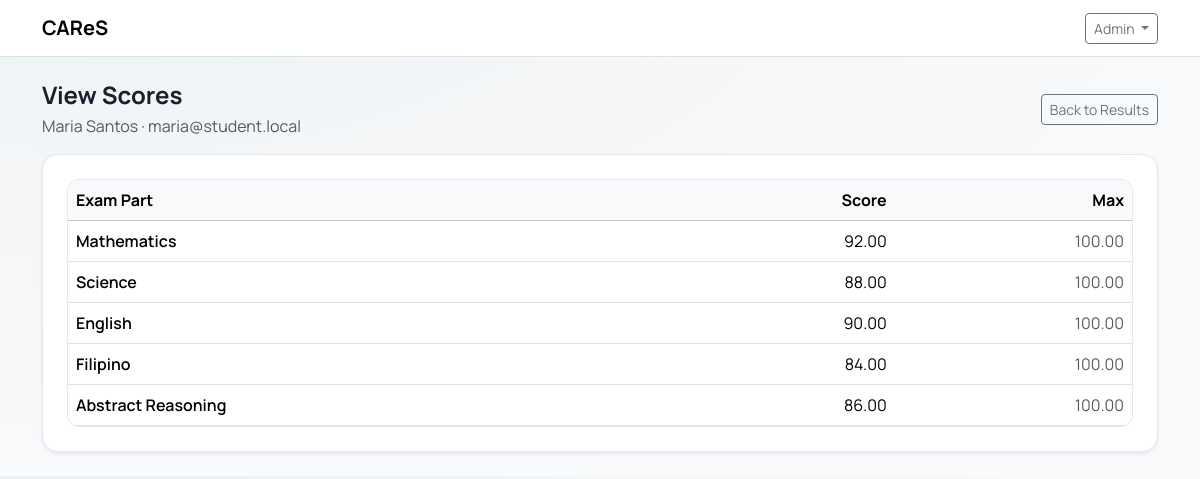
The page /administrator/scores/view?id=2 (signed in) on the database its author committed.
### tables this page shows
CREATE TABLE students (
    id INT UNSIGNED AUTO_INCREMENT PRIMARY KEY,
    id_number VARCHAR(50) NULL,
    name VARCHAR(150) NOT NULL,
    email VARCHAR(150) NOT NULL UNIQUE,
    status ENUM('pending', 'admitted', 'rejected', 'waitlisted') NOT NULL DEFAULT 'pending',
    is_deleted TINYINT(1) NOT NULL DEFAULT 0,
    created_by INT UNSIGNED NULL,
    updated_by INT UNSIGNED NULL,
    created_at TIMESTAMP NOT NULL DEFAULT CURRENT_TIMESTAMP,
    updated_at TIMESTAMP NULL DEFAULT NULL ON UPDATE CURRENT_TIMESTAMP,
    deleted_at DATETIME NULL,
    UNIQUE KEY uk_students_id_number (id_number),
    CHECK (status <> 'admitted' OR id_number IS NOT NULL),
    INDEX idx_students_status (status),
    INDEX idx_students_deleted (is_deleted)
);

CREATE TABLE exam_parts (
    id INT UNSIGNED AUTO_INCREMENT PRIMARY KEY,
    name VARCHAR(100) NOT NULL,
    max_score DECIMAL(6,2) NOT NULL DEFAULT 100.00,
    is_deleted TINYINT(1) NOT NULL DEFAULT 0,
    created_at TIMESTAMP NOT NULL DEFAULT CURRENT_TIMESTAMP,
    updated_at TIMESTAMP NULL DEFAULT NULL ON UPDATE CURRENT_TIMESTAMP,
    deleted_at DATETIME NULL,
    UNIQUE KEY uk_exam_parts_name (name),
    INDEX idx_exam_parts_deleted (is_deleted)
);

### core/View.php (called while the page is built, shortened)
<?php
final class View
{
    public static function render(string $viewPath, array $data = []): void
    {
        require __DIR__ . '/../app/Views/layouts/main.php';
    }
}

### app/Controllers/AdminController.php (called while the page is built, shortened)
<?php
final class AdminController
{
    public static function viewScores(): void
    {
        $id = (int)($_GET['id'] ?? 0);
        $st = Database::pdo()->prepare("SELECT id, id_number, name, email, status FROM students WHERE id = :id AND is_deleted = 0 LIMIT 1");
        $st->execute([':id' => $id]);
        $student = $st->fetch();
        $parts = WeightsService::getExamParts();
        $scoresMap = ScoresService::getStudentScoresMap($id);
        View::render('admin/view_scores', [
            'title' => 'View Scores',
            'student' => $student,
            'parts' => $parts,
            'scoresMap' => $scoresMap,
        ]);
    }
}

### core/Router.php (called while the page is built, shortened)
<?php
final class Router
{
    private array $routes = ['GET' => [], 'POST' => []];
    public function get(string $path, callable $handler): void
    {
        $this->routes['GET'][$path] = $handler;
    }
    public function post(string $path, callable $handler): void
    {
        $this->routes['POST'][$path] = $handler;
    }
    public function dispatch(string $method, string $path): void
    {
        $handler = $this->routes[$method][$path] ?? null;
        $handler();
    }
}

### public/index.php (called while the page is built, shortened)
<?php
$router = new Router();
$uri = parse_url($_SERVER['REQUEST_URI'] ?? '/', PHP_URL_PATH) ?: '/';
$path = str_starts_with($uri, BASE_PATH) ? substr($uri, strlen(BASE_PATH)) : $uri;
$path = $path === '' ? '/' : $path;
$method = $_SERVER['REQUEST_METHOD'] ?? 'GET';
$router->get('/', fn() => redirect('/login'));
$router->get('/login', [AuthController::class, 'showLogin']);
$router->post('/login', [AuthController::class, 'login']);
$router->get('/logout', [AuthController::class, 'logout']);
$router->get('/register', [AuthController::class, 'showRegister']);
$router->post('/register', [AuthController::class, 'register']);
$router->get('/verify-email', [AuthController::class, 'showVerifyEmail']);
$router->post('/verify-email', [AuthController::class, 'verifyEmail']);
$router->post('/verify-email/resend', [AuthController::class, 'resendVerifyEmail']);
$router->get('/force-password-change', [AuthController::class, 'showForcePasswordChange']);
$router->post('/force-password-change', [AuthController::class, 'forcePasswordChange']);
$router->get('/forgot-password', [AuthController::class, 'showForgotPassword']);
$router->post('/forgot-password', [AuthController::class, 'forgotPassword']);
$router->get('/reset-password', [AuthController::class, 'showResetPassword']);
$router->post('/reset-password', [AuthController::class, 'resetPassword']);
$router->get('/admin', fn() => redirect('/administrator'));
$router->get('/guidance', fn() => redirect('/admission'));
$router->get('/administrator', [AdminController::class, 'dashboard']);
$router->get('/administrator/accounts', function () {
    RoleMiddleware::requireRole('administrator');
    AccountsController::index();
});
$router->get('/administrator/accounts/create', function () {
    RoleMiddleware::requireRole('administrator');
    AccountsController::create();
});
$router->post('/administrator/accounts/create', function () {
    RoleMiddleware::requireRole('administrator');
    AccountsController::store();
});
$router->get('/administrator/accounts/edit', function () {
    RoleMiddleware::requireRole('administrator');
    AccountsController::edit();
});
$router->post('/administrator/accounts/edit', function () {
    RoleMiddleware::requireRole('administrator');
    AccountsController::update();
});
$router->post('/administrator/accounts/toggle', function () {
    RoleMiddleware::requireRole('administrator');
    AccountsController::toggleActive();
});
$router->post('/administrator/accounts/reset-password', function () {
    RoleMiddleware::requireRole('administrator');
    AccountsController::resetPassword();
});
$router->post('/administrator/accounts/verify', function () {
    RoleMiddleware::requireRole('administrator');
    AccountsController::verify();
});
$router->post('/administrator/accounts/reject', function () {
    RoleMiddleware::requireRole('administrator');
    AccountsController::reject();
});
$router->get('/administrator/matrix', [AdminController::class, 'matrix']);
$router->post('/administrator/matrix', [AdminController::class, 'saveMatrix']);
$router->get('/administrator/scores', [AdminController::class, 'scores']);
$router->get('/administrator/scores/view', [AdminController::class, 'viewScores']);
$router->get('/administrator/results', [AdminController::class, 'results']);
$router->get('/administrator/logs', [AdminController::class, 'logs']);
$router->get('/administrator/reports', [AdminController::class, 'reports']);
$router->get('/administrator/profile', [AdminController::class, 'profile']);
$router->post('/administrator/profile', [AdminController::class, 'updateProfile']);
$router->post('/administrator/profile/password', [AdminController::class, 'updatePassword']);
$router->get('/administrator/students', function () {
    RoleMiddleware::requireRole('administrator');
    AccountsController::students();
});
$router->get('/administrator/students/create', function () {
    RoleMiddleware::requireRole('administrator');
    AccountsController::createStudent();
});
$router->post('/administrator/students/create', function () {
    RoleMiddleware::requireRole('administrator');
    AccountsController::storeStudent();
});
$router->get('/administrator/students/edit', function () {
    RoleMiddleware::requireRole('administrator');
    AccountsController::editStudent();
});
$router->post('/administrator/students/edit', function () {
    RoleMiddleware::requireRole('administrator');
    AccountsController::updateStudent();
});
$router->get('/admission', [AdmissionController::class, 'dashboard']);
$router->get('/admission/encode', [AdmissionController::class, 'encode']);
$router->get('/admission/encode/edit', [AdmissionController::class, 'editScores']);
$router->post('/admission/encode/edit', [AdmissionController::class, 'saveScores']);
$router->get('/admission/results', [AdmissionController::class, 'results']);
$router->get('/admission/storage', [AdmissionController::class, 'storage']);
$router->get('/admission/storage/edit', [AdmissionController::class, 'editStoredScores']);
$router->get('/admission/students', [AdmissionController::class, 'students']);
$router->get('/admission/students/edit', [AdmissionController::class, 'editStudent']);
$router->post('/admission/students/edit', [AdmissionController::class, 'updateStudent']);
$router->dispatch($method, $path);

### core/Database.php (called while the page is built, shortened)
<?php
final class Database
{
    private static ?PDO $pdo = null;
    public static function pdo(): PDO
    {
        if (self::$pdo instanceof PDO) {
            return self::$pdo;
        }
        $dsn = sprintf(
            'mysql:host=%s;dbname=%s;charset=%s',
            DB_HOST,
            DB_NAME,
            DB_CHARSET
        );
        $options = [
            PDO::ATTR_ERRMODE            => PDO::ERRMODE_EXCEPTION,
            PDO::ATTR_DEFAULT_FETCH_MODE => PDO::FETCH_ASSOC,
            PDO::ATTR_EMULATE_PREPARES   => false,
        ];
        try {
            self::$pdo = new PDO($dsn, DB_USER, DB_PASS, $options);
            self::$pdo->exec("SET time_zone = '+08:00'");
            return self::$pdo;
        } catch (PDOException $e) {
            if (APP_DEBUG) {
                exit('DB Error: ' . e($e->getMessage()));
            }
            exit('Database connection failed.');
        }
    }
}

### core/Helpers.php (called while the page is built, shortened)
<?php
function e(string $value): string
{
    return htmlspecialchars($value, ENT_QUOTES, 'UTF-8');
}

### app/Services/WeightsService.php (called while the page is built, shortened)
<?php
final class WeightsService
{
    public static function getExamParts(): array
    {
        $sql = "SELECT id, name, max_score
                FROM exam_parts
                WHERE is_deleted = 0
                ORDER BY id ASC";
        return Database::pdo()->query($sql)->fetchAll();
    }
}

### app/Views/admin/view_scores.php (the view, shortened to what this page needs)
<div class="d-flex flex-wrap align-items-center justify-content-between gap-2 mb-3">
  <div>
    <h4 class="fw-bold mb-1">View Scores</h4>
    <p class="text-muted mb-0"><?= e($student['name']) ?> · <?= e($student['email']) ?></p>
  </div>
  <a class="btn btn-outline-secondary btn-sm" href="<?= e(BASE_PATH) ?>/administrator/scores">Back to Results</a>
</div>
<div class="card shadow-sm">
  <div class="card-body">
    <?php if (!empty($parts)): ?>
      <div class="table-responsive">
        <table class="table table-hover align-middle mb-0">
          <thead class="table-light">
            <tr>
              <th>Exam Part</th>
              <th class="text-end">Score</th>
              <th class="text-end">Max</th>
            </tr>
          </thead>
          <tbody>
            <?php foreach ($parts as $part): ?>
              <?php
                $partId = (int)$part['id'];
                $maxScore = (float)$part['max_score'];
                $value = $scoresMap[$partId] ?? null;
              ?>
              <tr>
                <td class="fw-semibold"><?= e($part['name']) ?></td>
                <td class="text-end"><?= e($value === null ? '—' : number_format((float)$value, 2)) ?></td>
                <td class="text-end text-muted"><?= e(number_format($maxScore, 2)) ?></td>
              </tr>
            <?php endforeach; ?>
          </tbody>
        </table>
      </div>
    <?php else: ?>
      <div class="text-muted">No exam parts configured.</div>
    <?php endif; ?>
  </div>
</div>

### public/assets/app.css (style rules this page uses)
:root { --cares-primary: #1f6b73; --cares-primary-600: #17555b; --cares-accent: #f0b56a; --cares-bg: #f4f6f8; --cares-ink: #1a202c; --cares-muted: #5b6673; --cares-border: #e2e8f0; --cares-card: #ffffff; }
body.app-body { font-family: "Manrope", "Segoe UI", system-ui, -apple-system, sans-serif; background: radial-gradient(1200px 600px at 10% -20%, #e8f1f2 0%, #f4f6f8 45%, #f9fafb 100%); color: var(--cares-ink); }
a { color: var(--cares-primary); }
.card { border: 1px solid var(--cares-border); border-radius: 16px; box-shadow: 0 12px 24px rgba(15, 23, 42, 0.08); }
.card .card-body { padding: 1.5rem; }
.table thead th { white-space: nowrap; }
.table-responsive { border-radius: 12px; border: 1px solid var(--cares-border); }

### rows shown on the page
students: name "Maria Santos", email "maria@student.local"
exam_parts: name "Mathematics", value "92.00", max_score "100.00"
exam_parts: name "Science", value "88.00", max_score "100.00"
exam_parts: name "English", value "90.00", max_score "100.00"
exam_parts: name "Filipino", value "84.00", max_score "100.00"
exam_parts: name "Abstract Reasoning", value "86.00", max_score "100.00"

### other values the page prints
APP_NAME "CAReS"
$_SESSION['name'] "Admin"
